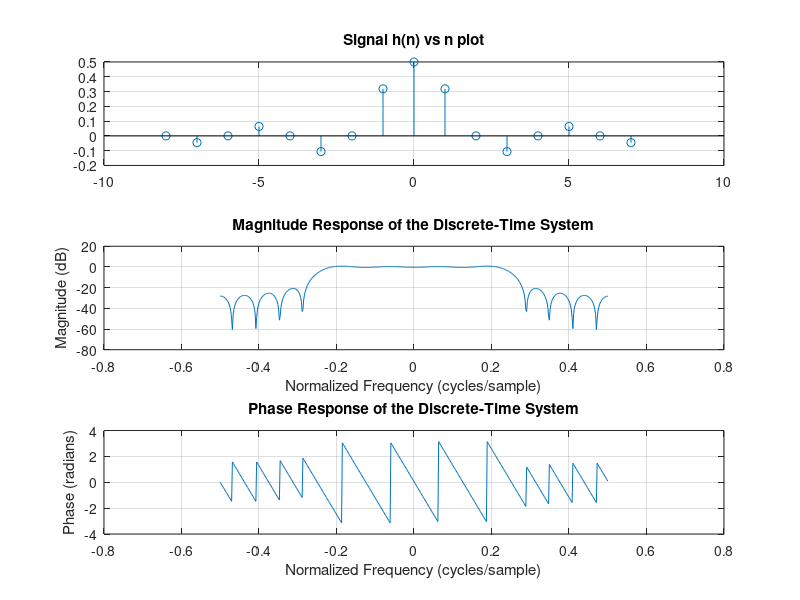
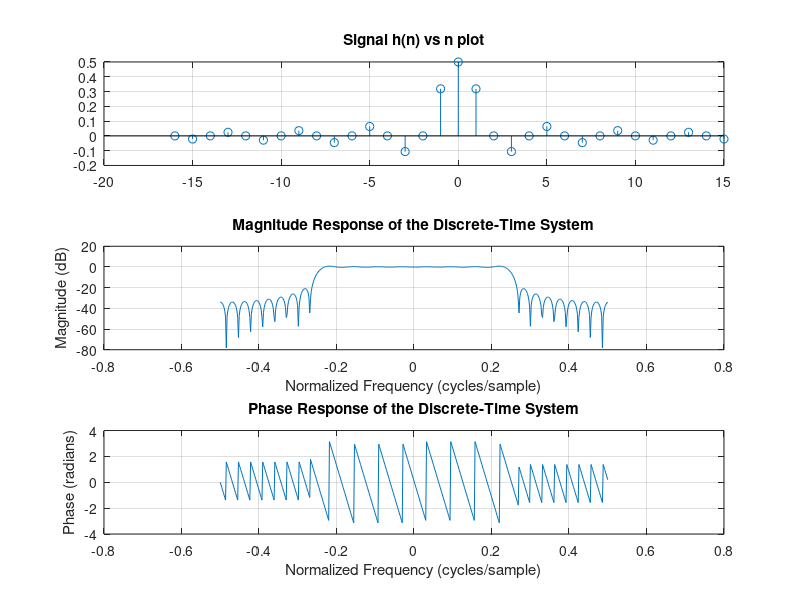
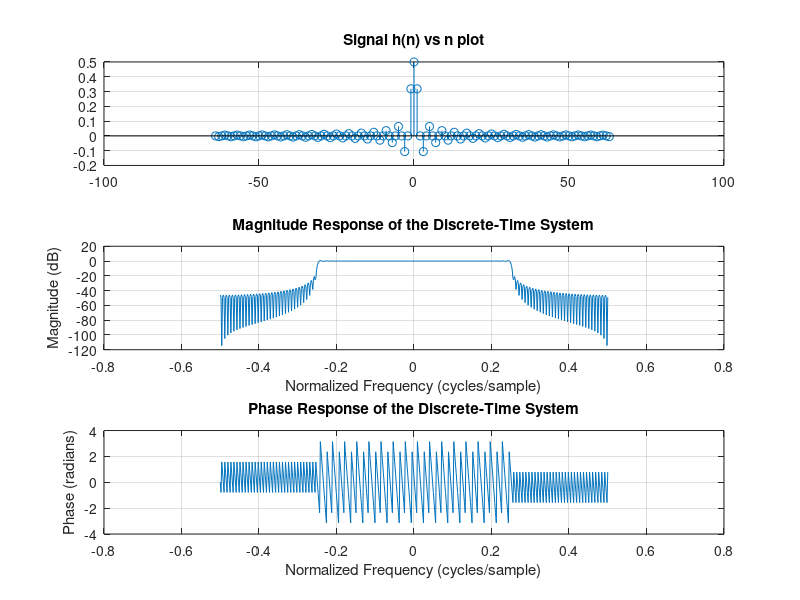

Recreate these plots in MATLAB, in order.
range=[8,16,64];
for i=1:3
   n = -range(i):range(i)-1; % Define the range of n
   figure(i)
   h = sin(0.5 * pi * n) ./ (pi * n) .* (n ~= 0); % Define the impulse response
   h(n==0)=0.5;
   subplot(311)
   stem(n,h)
   grid on
   title("Signal h(n) vs n plot")
   subplot(3,1,2)
   H = fft(h, 512); % Compute the FFT of the impulse response
   % Plot the magnitude response
   plot(linspace(-0.5, 0.5, 512), 20 * log10(abs(fftshift(H))));
   xlabel('Normalized Frequency (cycles/sample)');
   ylabel('Magnitude (dB)');
   title('Magnitude Response of the Discrete-Time System');
   grid on;
   % Plot the phase response
   subplot(3,1,3)
   plot(linspace(-0.5, 0.5, 512), angle(fftshift(H)));
   xlabel('Normalized Frequency (cycles/sample)');
   ylabel('Phase (radians)');
   title('Phase Response of the Discrete-Time System');
   grid on;
end